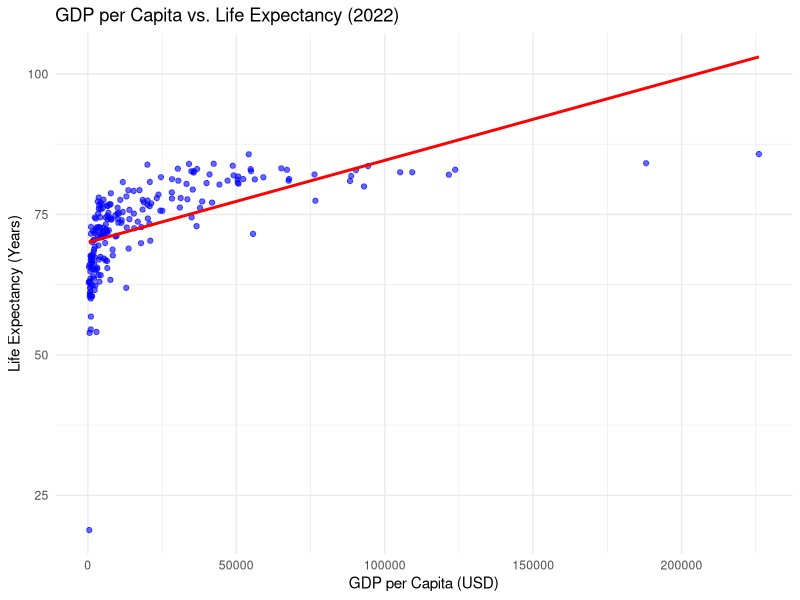
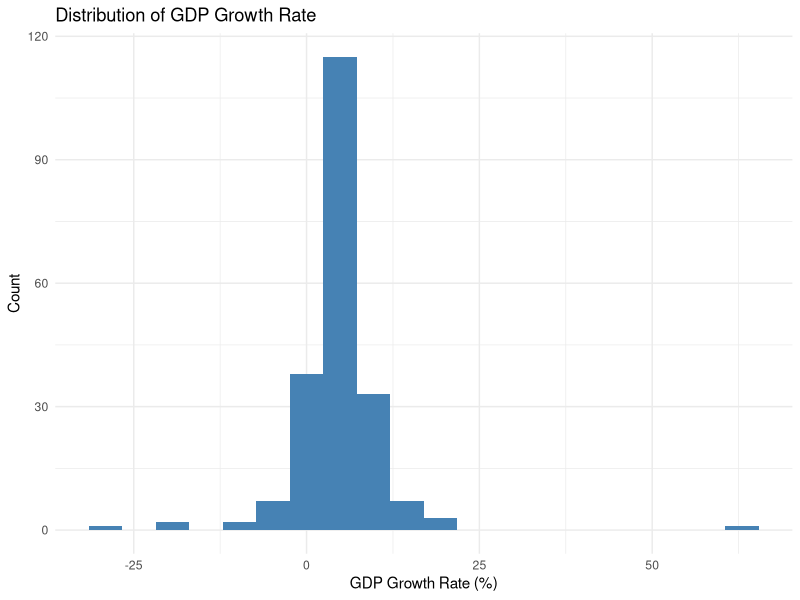

Recreate these plots in R, in order.
## ---- chunk 1
#| label: load-packages
#| echo: true
library(knitr)
library(tidyverse)
wdi <- read.csv('wdi.csv')
## ---- chunk 2
#| label: eda-summary
#| echo: true

wdi %>%
  select(gdp_per_capita, inflation_rate, life_expectancy) %>%
  summary()
## ---- chunk 3
#| label: fig-gdp-life
#| fig-cap: "Relationship between GDP per Capita and Life Expectancy.(Source:WDI, 2022)"
#| echo: false

ggplot(wdi, aes(x = gdp_per_capita, y = life_expectancy)) +
  geom_point(color = "blue", alpha = 0.6) +
  geom_smooth(method = "lm", se = FALSE, color = "red") +
  theme_minimal() +
  labs(
    title = "GDP per Capita vs. Life Expectancy (2022)",
    x = "GDP per Capita (USD)",
    y = "Life Expectancy (Years)"
  )
## ---- chunk 4
#| label: fig-gdp
#| fig-cap: "Distribution of GDP Growth Rate (Source:WDI, 2022)"

ggplot(wdi, aes(x = gdp_growth_rate)) +
  geom_histogram(fill = "steelblue", bins = 20) +
  labs(
    title = "Distribution of GDP Growth Rate",
    x = "GDP Growth Rate (%)",
    y = "Count"
  ) +
  theme_minimal()
## ---- chunk 5
#| label: tbl-key-stats
#| tbl-cap: "Average Global Indicators for 2022"

wdi_summary <- wdi %>%
  summarise(
    Avg_GDP_Capita = mean(gdp_per_capita, na.rm = TRUE),
    Avg_GDP_Growth = mean(gdp_growth_rate, na.rm = TRUE),
    Avg_Inflation = mean(inflation_rate, na.rm = TRUE),
    Avg_Life_Exp = mean(life_expectancy, na.rm = TRUE)
  )

kable(wdi_summary, digits = 2)
